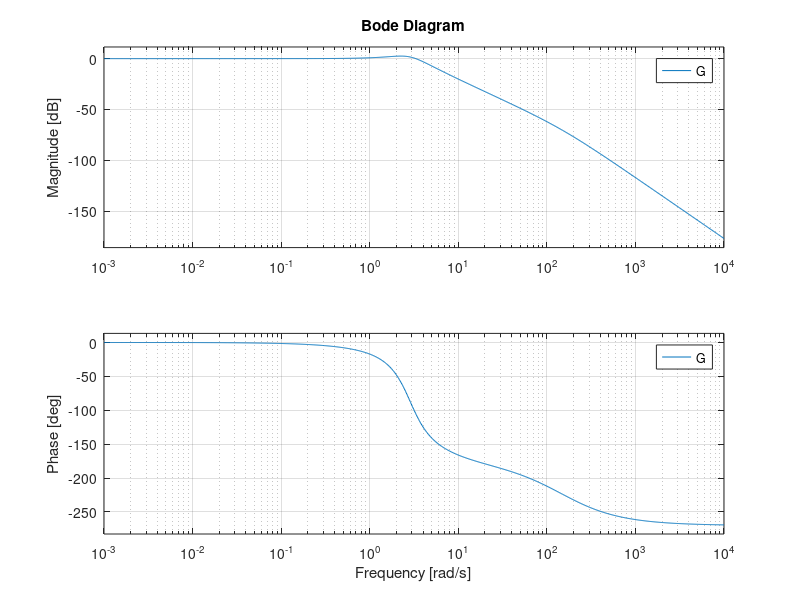

Write the MATLAB code that produced this figure.
%%step input
s = tf('s');
G =((1434.053*(s+2)*(s+0.01))/(s*(s+150)*(s+1.32)*(s+3.708)*(s+0.001)+1434.053*(s+2)*(s+0.01)));
t = 0:0.1:100;
for i=1:length(t)
    x1(i)=1;
end
[y,t] = lsim(G,x1,t);
plot(t,y,t,x1)
title('Compensated System -Step input') 
%% ramp input
x2=t;
[y,t] = lsim(G,x2,t);
plot(t,y,t,x2);
title('Compensated System -Ramp input')
%% sinusoid input
w = 0.3;
u = sin(w*t);
[y,t] = lsim(G,u,t);
plot(t,y,t,u);
title('Compensated System -Sinusoid input')
%% Parabolic input
x4=0.5*t.^2;
[y,t] = lsim(G,x4,t);
plot(t,y,t,x4);
title('Compensated System -Parabolic input')
%% Bode
bode(G)